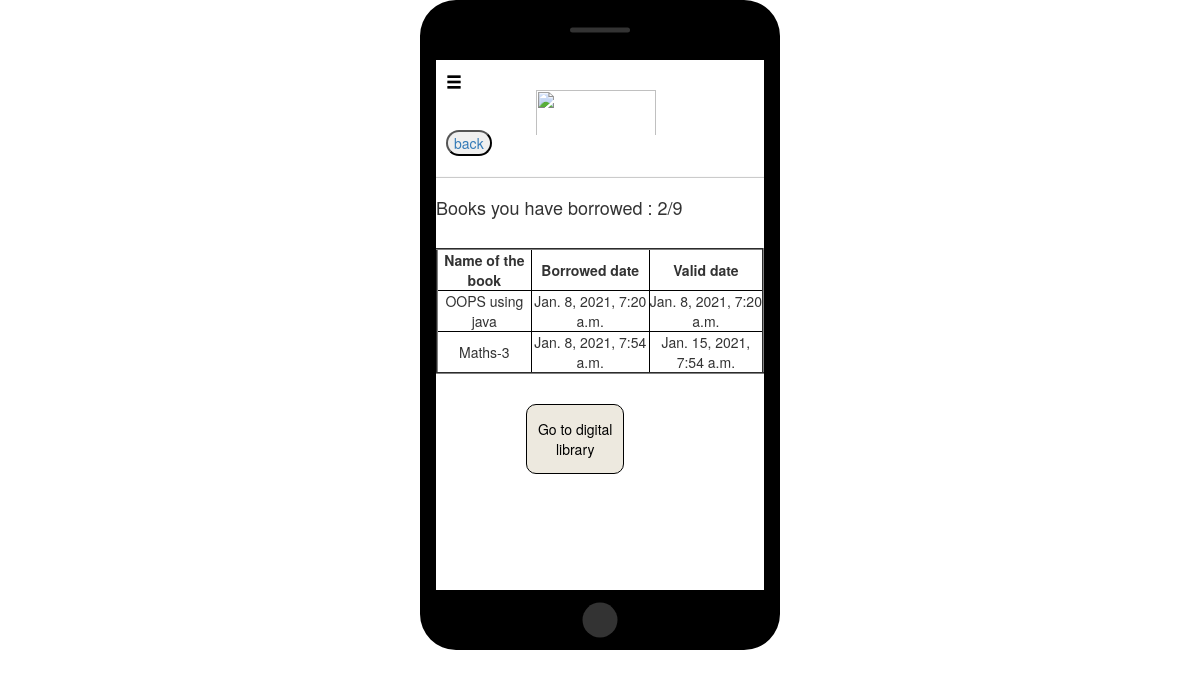
Screenshot of /College-library/ (signed in) with the database file from the repository.
### digital/models.py (models this page shows, shortened)
class LibraryModel(models.Model):
	stu = models.ForeignKey(User,related_name='digital_college',on_delete=models.CASCADE)
	rollno = models.IntegerField()
	book_name = models.CharField(max_length = 120)
	borrowed_date = models.DateTimeField(default = timezone.now)
	valid_date = models.DateTimeField()
	total_books = models.IntegerField()
	borrowed_books = models.IntegerField()

### digital/views.py (the view)
# urls.py: url(r'^College-library/$', views.library_view),
@login_required
def library_view(request):
	details = models.StudentModel.objects.get(id = request.user.id)
	student = models.LibraryModel.objects.filter(rollno = details.rollno)
	books = []
	for s in student:
		books.append(s.borrowed_books)
	total = sum(books)
	return render(request,'digital/library.html',{'student':student,'total':total})

### templates/digital/library.html
<!doctype html>
{%extends 'digital/base.html'%}
{%block base%}
	<a href="/"><button class="back">back</button></a>
	<hr>
	<h4>Books you have borrowed : {{total}}/9</h4><br>
	<table border="2">
		<thead>
			<th>Name of the book</th>
			<th>Borrowed date</th>
			<th>Valid date</th>
		</thead>
		{%for s in student%}
		<tr>
			<td>{{s.book_name}}</td>
			<td>{{s.borrowed_date}}</td>
			<td>{{s.valid_date}}</td>
		</tr>
		{%endfor%}
	</table><br>
	<a href="/latest-osmania-notes"><button class="btn1" style="margin-left:90px;">Go to digital library</button></a>
{%endblock%}

### templates/digital/base.html (style rules this page uses)
.btn1 { background:#ede9df; color:black; margin-top:10px; margin-right:30px; margin-bottom:40px; margin-left:25px; height:70px; width:30%; border-radius:10px; border:1px solid black; }
.back { margin-left:10px; border-radius:30px; }
th,td { text-align:center; border:1px solid black; }
#profile,td { font-size:14px; margin:10px; }

### rows the page displays
LibraryModel: book_name "OOPS using java", borrowed_date "Jan. 8, 2021, 7:20 a.m.", valid_date "Jan. 8, 2021, 7:20 a.m."
LibraryModel: book_name "Maths-3", borrowed_date "Jan. 8, 2021, 7:54 a.m.", valid_date "Jan. 15, 2021, 7:54 a.m."

### other values shown
{{ total }} "2"
